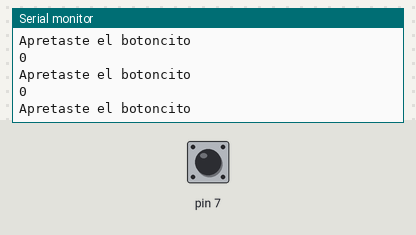
This sketch was run on a simulated Arduino Uno, built with avr-gcc and run on an emulated ATmega328P. Parts: the last lines printed to the serial monitor. The test bench sets the inputs (shaded band); at power-on: pin 7 LOW.

Above: at 1.2 s.
1.3 s: pin 7 driven HIGH
At 2.4 s:
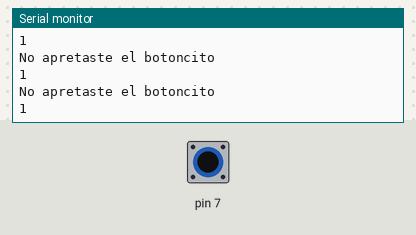
2.9 s: pin 7 driven LOW
At 3.9 s:
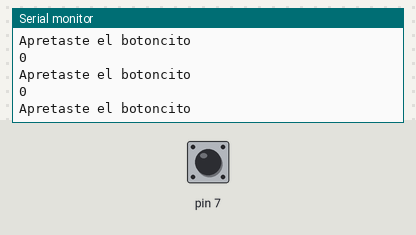
5.9 s: pin 7 pulsed HIGH 5 times (0.12 s each, 0.3 s apart)
At 6.6 s:
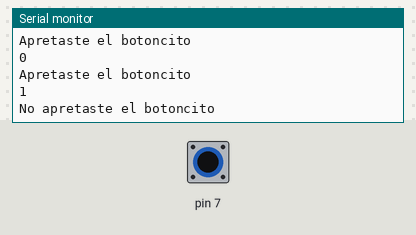
10.4 s: pin 7 pulsed HIGH 5 times (0.12 s each, 0.3 s apart)
At 11.2 s:
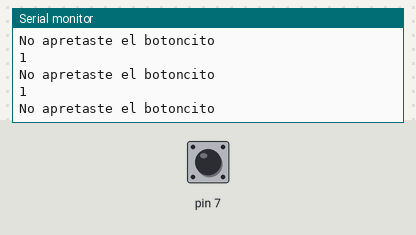
14.9 s: pin 7 driven HIGH
At 15.9 s:
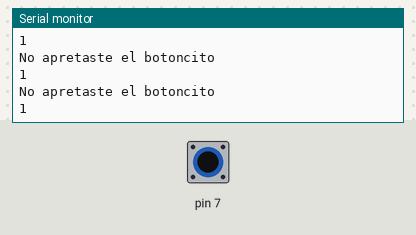
20.9 s: pin 7 driven LOW
At 21.6 s:
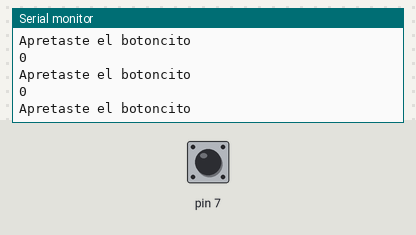

The sketch:

Resitencia_PULLDOWN.ino
```cpp
// C++ code
//
void setup()
{
  Serial.begin(9600);
  pinMode(7, INPUT);
  Serial.print("Puerto serie iniciado");
}

void loop()
{
  int Lectura_Botoncito = digitalRead(7);

  if (Lectura_Botoncito)
  {
    Serial.println(Lectura_Botoncito);
    Serial.println("No apretaste el botoncito");
  }
  else
  {
    Serial.println(Lectura_Botoncito);
    Serial.println("Apretaste el botoncito");
  }
}
```

Measured:
- after the input at 1.3 s, the serial monitor: prints a new line after 0.07 s (image 1)
- after the input at 10.4 s, the serial monitor: prints a new line after 0.07 s (image 4)
- after the input at 14.9 s, the serial monitor: prints a new line after 0.09 s (image 5)
- after the input at 20.9 s, the serial monitor: prints a new line after 0.09 s (image 6)
